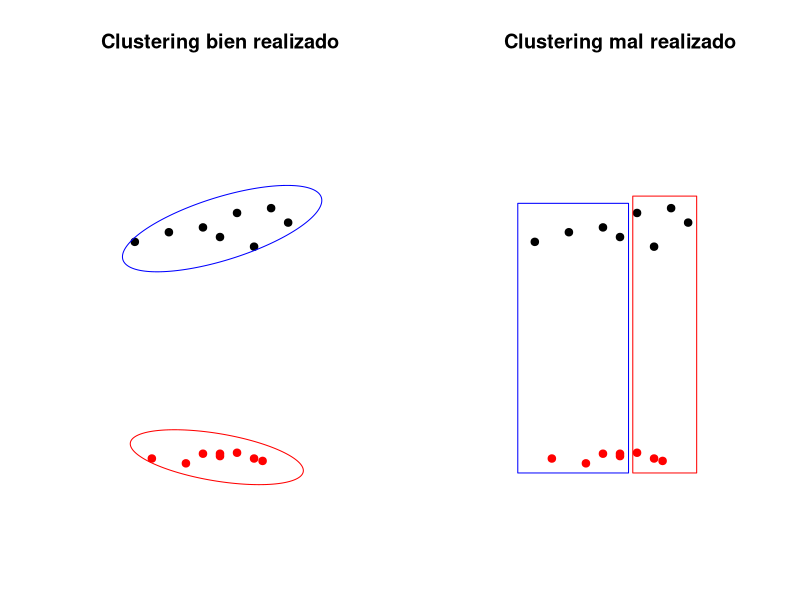
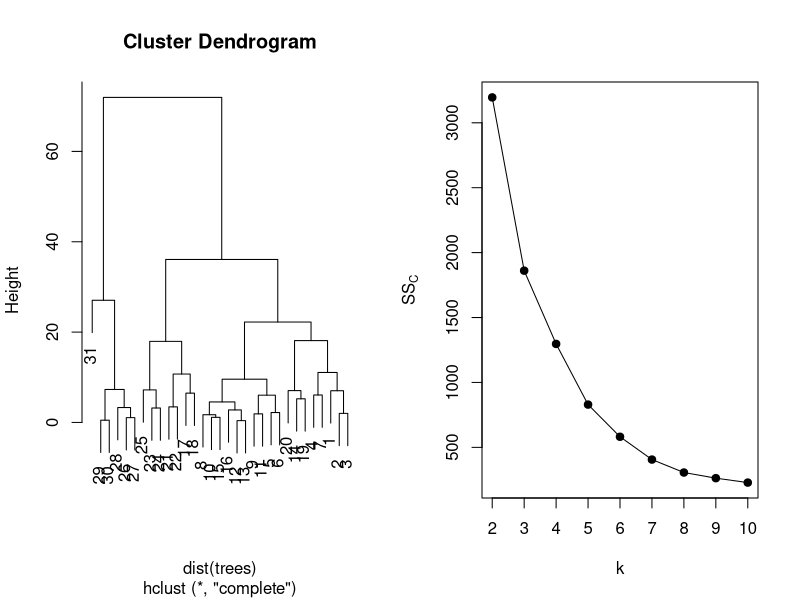

These charts were generated, in order, by the following R code:
## ---- chunk 1
knitr::opts_chunk$set(echo = TRUE)
## ---- chunk 2
par(mfrow=c(1,2))
xp=c(1,1.2,1.4,1.5,1.6,1.7,1.8,1.9,1.1,1.3,1.4,1.5,1.5,1.6,1.7,1.75)
yp=c(5,5.2,5.3,5.1,5.6,4.9,5.7,5.4,0.5,0.4,0.6,0.55,0.6,0.62,0.5,0.45)
color=c(rep("black",8),rep("red",8))
plot(xp,yp,xlim=c(0.75,2.25),ylim=c(0,8),axes= FALSE,pch=19,xlab="",ylab="",col=color,main="Clustering bien realizado")
xc <- mean(xp[1:8]) # center x_c or h
yc <- mean(yp[1:8]) # y_c or k
a <- (max(xp[1:8])-min(xp[1:8]))*0.65 # major axis length
b <- (max(yp[1:8])-min(yp[1:8]))*0.85 # minor axis length
phi <- 0 # angle of major axis with x axis phi or tau

t <- seq(0, 2*pi, 0.01) 
x <- xc + a*cos(t)*cos(phi) - b*sin(t)*sin(phi)
y <- yc + a*cos(t)*cos(phi) + b*sin(t)*cos(phi)
lines(x,y,pch=19, col='blue')

xc <- mean(xp[9:16]) # center x_c or h
yc <- mean(yp[9:16]) # y_c or k
a <- (max(xp[9:16])-min(xp[9:16]))*0.55 # major axis length
b <- (max(yp[9:16])-min(yp[9:16]))*3 # minor axis length
phi <- -15 # angle of major axis with x axis phi or tau

t <- seq(0, 2*pi, 0.01) 
x <- xc + a*cos(t)*cos(phi) - b*sin(t)*sin(phi)
y <- yc + a*cos(t)*cos(phi) + b*sin(t)*cos(phi)
lines(x,y,pch=19, col='red')

plot(xp,yp,xlim=c(0.75,2.25),ylim=c(0,8),axes= FALSE,pch=19,xlab="",ylab="",col=color,main="Clustering mal realizado")
library(graphics)
rect(min(xp)-0.1,min(yp)-0.2,max(c(xp[1:4],xp[9:12]))+0.05,max(yp)+0.1,col=NA,border="blue")
rect(min(xp[14:16])-0.025,min(yp[14:16])-0.25,max(xp[5:8])+0.05,max(yp[5:8])+0.25,col=NA,border="red")
## ---- chunk 3
plot(hclust(dist(trees)))
## ---- chunk 4
ssc=c()
repeticions=50
for (i in 2:10){
  aux=c()
  for (j in 1:repeticions){
    aux=c(aux,kmeans(trees,i)$tot.withinss)
  }
  ssc=c(ssc,min(aux))
}
pendientes=ssc[-1]-ssc[-length(ssc)]
variación.pendientes = pendientes[-1]-pendientes[-length(pendientes)]
plot(2:10,ssc,type="o",xlim=c(2,10),ylab=expression(SS[C]),xlab="k",xaxp=c(2,10,8),pch=19)
## ---- chunk 5
resultado.km.trees=kmeans(trees,centers=3,algorithm = 'MacQueen')
resultado.km.trees
## ---- chunk 6
which(resultado.km.trees$cluster==1)
## ---- chunk 7
which(resultado.km.trees$cluster==2)
## ---- chunk 8
which(resultado.km.trees$cluster==3)
## ---- chunk 9
resultado.km.trees$centers[1,]
## ---- chunk 10
resultado.km.trees$centers[2,]
## ---- chunk 11
resultado.km.trees$centers[3,]
## ---- chunk 12
resultado.km.trees$withinss
## ---- chunk 13
sum(resultado.km.trees$withinss)
resultado.km.trees$tot.withinss
## ---- chunk 14
resultado.km.trees$totss
## ---- chunk 15
resultado.km.trees$betweenss
## ---- chunk 16
(centro.global=apply(trees,2,mean))
sum(resultado.km.trees$size*apply((t(resultado.km.trees$centers)-centro.global)^2,2,sum))
## ---- chunk 17
veces=50
SSCs=c()
for (i in 1:veces){
  SSCs=c(SSCs,kmeans(trees,3,algorithm = "MacQueen")$tot.withinss)
}
(min(SSCs))
## ---- chunk 18
library(car)
set.seed(2020)  # Fijamos la semilla
individuos.elegidos = sample(1:5226,30)
tabla.arrestados = Arrests[individuos.elegidos,c("colour","sex","employed","citizen")]
## ---- chunk 19
head(tabla.arrestados)
## ---- chunk 20
tabla.arrestados$colour = ifelse(tabla.arrestados$colour=="White",0,1)
tabla.arrestados$sex = ifelse(tabla.arrestados$sex=="Male",0,1)
tabla.arrestados$employed = ifelse(tabla.arrestados$employed=="No",0,1)
tabla.arrestados$citizen = ifelse(tabla.arrestados$citizen=="No",0,1)
## ---- chunk 21
as = function(xi,xj){
  n=length(xi)
  a0 = length(which(xi==xj & xi==0))
  a1 = length(which(xi==xj & xi==1))
  a2 = length(which(xi!=xj))
  return(c(a0,a1,a2))
  }
## ---- chunk 22
n=dim(tabla.arrestados)[1]
matriz.dist.hamming=matrix(1,n,n)
for (i in 1:(n-1)){
  for (j in (i+1):n){
    aux=as(tabla.arrestados[i,],tabla.arrestados[j,])
    matriz.dist.hamming[i,j]=(aux[1]+aux[2])/sum(aux)
    matriz.dist.hamming[j,i]=matriz.dist.hamming[i,j]
  }
}

## ---- chunk 23
matriz.dist.hamming[1:10,1:10]
## ---- chunk 24
set.seed(2020)
flores.elegidas = sample(1:150,30)
tabla.iris = iris[flores.elegidas,]
## ---- chunk 25
dist.euclidea = function(x,y){
  n=length(x)
  d = sqrt(sum((x-y)^2))
  return(d)
}

## ---- chunk 26
n=dim(tabla.iris)[1]
matriz.dist.iris = matrix(0,n,n)
for (i in 1:(n-1)){
  for (j in (i+1):n){
    matriz.dist.iris[i,j]=dist.euclidea(tabla.iris[i,1:4],tabla.iris[j,1:4])
    matriz.dist.iris[j,i]=matriz.dist.iris[i,j]
  }
}
## ---- chunk 27
round(matriz.dist.iris[1:10,1:10],2)
## ---- chunk 28
round(dist(tabla.iris[,1:4]),2)
## ---- chunk 29
round(as.matrix(dist(tabla.iris[,1:4]))[1:10,1:10],2)
## ---- chunk 30
apply(tabla.iris[,1:4],2,sd)
## ---- chunk 31
tabla.iris.escalada = scale(tabla.iris[,1:4])
## ---- chunk 32
apply(tabla.iris.escalada,2,mean)
apply(tabla.iris.escalada,2,sd)
